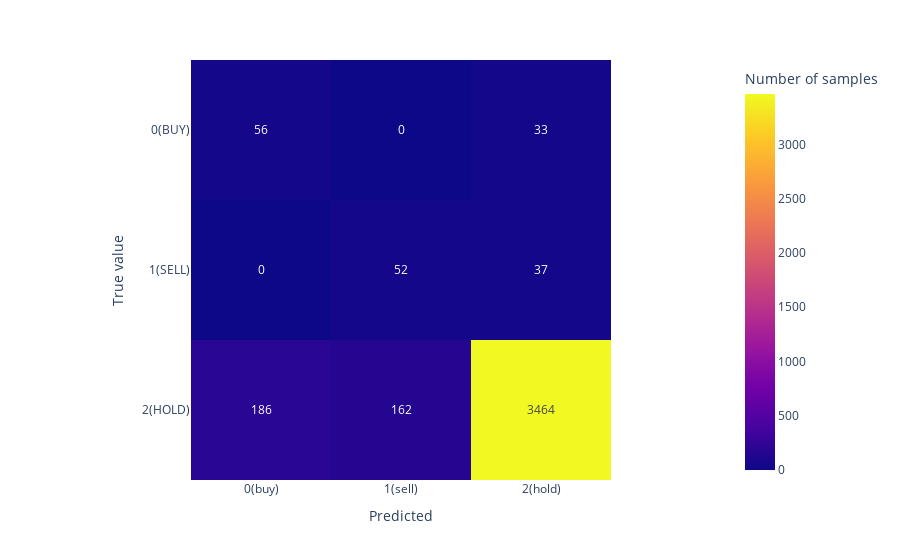

Here is the notebook cell this chart was saved with:
### Markdown cell above
We may want to be more certain about the predictions regarding classes 0 and 1. For that, we increase the required probablity to assign labels 0 and 1.

At the end, we increased the number of "false 2" but strongly decreased the number of "false 0" and "false 1".

### Code cell
def predict_probabilities(model, X):
    preds = np.zeros(len(X))
    probs = model.predict_proba(X)

    idx = 0
    for row in probs:
        if row[0] >= 0.75:
            preds[idx] = 0
        else:
            if row[1] > 0.75:
                preds[idx] = 1
            else:
                preds[idx] = 2
        idx += 1

    return preds


model_predictions = predict_probabilities(lr, X_scaled)

px.imshow(confusion_matrix(y, model_predictions), 
labels=dict(x='Predicted', y='True value', color='Number of samples'),
                x=['0(buy)', '1(sell)', '2(hold)'],
                y=['0(BUY)', '1(SELL)', '2(HOLD)'], text_auto='.0f')

### Figure 1 — Plotly figure (JSON) as saved in the notebook; plotly's stock layout.template omitted (floating-point values rounded to 4 significant figures)
{"data": [{"coloraxis": "coloraxis", "hovertemplate": "Predicted: %{x}<br>True value: %{y}<br>Number of samples: %{z}<extra></extra>", "name": "0", "texttemplate": "%{z:.0f}", "type": "heatmap", "x": ["0(buy)", "1(sell)", "2(hold)"], "xaxis": "x", "y": ["0(BUY)", "1(SELL)", "2(HOLD)"], "yaxis": "y", "z": [[56, 0, 33], [0, 52, 37], [186, 162, 3464]]}], "layout": {"coloraxis": {"colorbar": {"title": {"text": "Number of samples"}}, "colorscale": [[0, "#0d0887"], [0.1111, "#46039f"], [0.2222, "#7201a8"], [0.3333, "#9c179e"], [0.4444, "#bd3786"], [0.5556, "#d8576b"], [0.6667, "#ed7953"], [0.7778, "#fb9f3a"], [0.8889, "#fdca26"], [1, "#f0f921"]]}, "margin": {"t": 60}, "xaxis": {"anchor": "y", "constrain": "domain", "domain": [0, 1], "scaleanchor": "y", "title": {"text": "Predicted"}}, "yaxis": {"anchor": "x", "autorange": "reversed", "constrain": "domain", "domain": [0, 1], "title": {"text": "True value"}}}}
